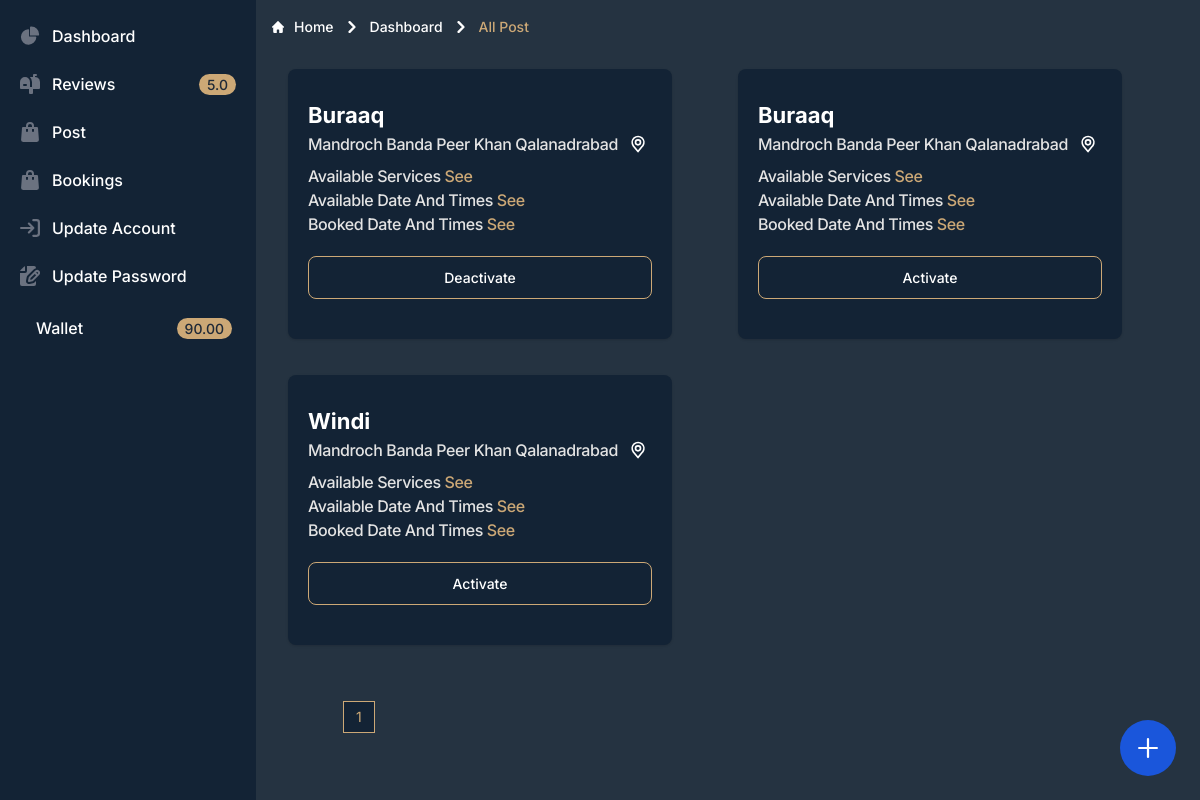
The app's page /dashboard/mypost/ (signed in) with its own data.
### authentication/models.py (models this page shows, shortened)
class UserProfile(AbstractBaseUser,PermissionsMixin):
    username = None
    email = models.EmailField(max_length=255, unique=True, db_index=True)
    email_is_verified = models.BooleanField(default=False)
    profile_image = models.ImageField(blank=True,upload_to='profile',null=True,default='Capture.PNG')
    address = models.CharField(max_length=120,null=True,blank=True, default='')
    company = models.CharField(max_length=120, null=True,blank=True,default='')
    rating = models.DecimalField(max_digits=2,default=0, null=True,blank=True,decimal_places=1)
    extra = models.JSONField(null=True)
    phone_number = PhoneNumberField(blank=True, unique=True)
    first_name=models.CharField(max_length=120, null=True,blank=True,default='')
    last_name=models.CharField(max_length=120, null=True,blank=True,default='')
    date_joined = models.DateTimeField(auto_now_add=True)
    updated_at = models.DateTimeField(auto_now=True)
    is_staff = models.BooleanField(_('staff status'), default=False,help_text=_('Designates whether the user can log into this admin ''site.'))
    is_active = models.BooleanField(_('active'), default=True,help_text=_('Designates whether this user should be treated as ''active. Unselect this instead of deleting accounts.'))
    is_admin=models.BooleanField(default=False)
    is_salonowner=models.BooleanField(default=False)
    token=models.CharField(default='token will  genrated in feature',max_length=500)
    auth_provider = models.CharField(
        max_length=255, blank=False,
        null=False, default=AUTH_PROVIDERS.get('email'))
    USERNAME_FIELD = 'email'
    REQUIRED_FIELDS = []
    objects = CustomUserManager()

### payment/models.py (models this page shows, shortened)
class Wallet(models.Model):
    amount = models.DecimalField(decimal_places=2, max_digits=10,default=0.0)
    user = models.OneToOneField(UserProfile,on_delete=models.CASCADE)
    created_at = models.DateTimeField(auto_now_add=True)
    updated_at = models.DateTimeField(auto_now=True)

### salon/models.py (models this page shows, shortened)
class BookingPost(models.Model):
    slug=models.SlugField(blank=True,null=True,unique=True,max_length=1000)
    services=models.ManyToManyField(Services,blank=True)
    user = models.ForeignKey(UserProfile,on_delete=models.CASCADE)
    title=models.CharField(max_length=120, null=True,blank=True,default='')
    message=models.CharField(max_length=5000, null=True,blank=True,default='')
    image = models.ImageField(blank=True,upload_to='media/post/',null=True)
    address = models.CharField(max_length=120,null=True,blank=True, default='')
    extra = models.JSONField(null=True,)
    phone_number = PhoneNumberField(blank=True,)
    is_active=models.BooleanField(default=False)
    date_create=models.DateField(auto_now=True)
    date_posted = models.DateTimeField(auto_now_add=True)
    objects=BookingPostManger()
    class Meta:
        ordering = ['-date_posted']

### salon/views.py (the view)
# urls.py: path("dashboard/mypost/", views.mybookings.as_view(), name="mybookings"),
class mybookings(ListView):
    model = BookingPost
    template_name = "mybookings.html"
    context_object_name = 'bookings'
    paginate_by=10
    def dispatch(self, request, *args, **kwargs):
        if not request.user.is_authenticated:
            return redirect_to_login(self.request.get_full_path(), reverse_lazy('login'))
        if not request.user.email_is_verified:
            messages.warning(request,'Verify Your Email First')
            return HttpResponseRedirect(reverse_lazy('verify-email'))
        return super().dispatch(request, *args, **kwargs)
    def get_queryset(self):
        return BookingPost.objects.filter(user=self.request.user).order_by('-date_posted').distinct()
    def get_template_names(self):
        if self.request.user.is_salonowner:  # a certain check
            return [self.template_name]
        else:
            return ['404.html']

### salon/models.py (called while the page is built)
    def __str__(self):
        return self.name

    def get_queryset(self,*args,**kwrgs):
        return BookingPostQuerySet(self.model,using=self._db)

### salon/templatetags/mytags.py (called while the page is built)
@register.filter()
def times(extra):
    dates=extra['dates']
    time=extra['times']
    current_time = datetime.now().replace(second=0, microsecond=0)
    ct=current_time.strftime('%d %b %Y')
    ct2=current_time.strftime('%I:%M %p')
    date={}
    for i in dates:
        if datetime.strptime(i.strip(), '%d %b %Y').replace(second=current_time.second, microsecond=current_time.microsecond,minute=current_time.minute,hour=current_time.hour)  >=current_time:
            date[i.strip()]=[]
    for i in date.keys():
        for key,value in extra[i].items():
            if  not value:
                if  datetime.strptime(i.strip()+" "+key.strip(), '%d %b %Y %I:%M %p').replace(second=0, microsecond=0)> current_time:
                    if date.get(i) is not None:
                        date[i.strip()].append(key.strip())
    return date.items()

@register.filter()
def booktimes(extra):
    dates=extra['dates']
    date={}
    for i in extra.keys():
        if i=="dates" or i=="times":
            pass
        else:
            for key,value in extra[i].items():
                if  value:
                    if date.get(i) is not None:
                        date[i.strip()].append(key.strip())
                    else:
                        date[i.strip()]=[key.strip()]
    return date.items()

### templates/mybookings.html (shortened to what this page needs)
{% extends "dashboard.html" %}
{% load static %}
 {% block content %}
<nav class="flex" aria-label="Breadcrumb">
  <ol class="inline-flex items-center  space-x-1 md:space-x-2 rtl:space-x-reverse">
    <li class="inline-flex items-center">
      <a href="{%url 'index'%}" class="inline-flex items-center text-sm font-medium text-white hover:text-primary dark:text-gray-400 dark:hover:text-white">
        Home
      </a>
    </li>
    <li>
      <div class="flex items-center">
        <svg class="rtl:rotate-180 w-3 h-3 text-white mx-1" aria-hidden="true" xmlns="http://www.w3.org/2000/svg" fill="none" viewBox="0 0 6 10">
          <path stroke="currentColor" stroke-linecap="round" stroke-linejoin="round" stroke-width="2" d="m1 9 4-4-4-4"/>
        </svg>
        <a href="{%url 'mybookings'%}" class="ms-1 text-sm font-medium text-white hover:text-primary md:ms-2 dark:text-gray-400 dark:hover:text-white">Dashboard</a>
      </div>
    </li>
    <li aria-current="page">
      <div class="flex items-center">
        <svg class="rtl:rotate-180 w-3 h-3 text-white mx-1" aria-hidden="true" xmlns="http://www.w3.org/2000/svg" fill="none" viewBox="0 0 6 10">
          <path stroke="currentColor" stroke-linecap="round" stroke-linejoin="round" stroke-width="2" d="m1 9 4-4-4-4"/>
        </svg>
        <span class="ms-1 text-sm font-medium text-primary md:ms-2 dark:text-gray-400">All Post</span>
      </div>
    </li>
  </ol>
</nav>
<div
  class="grid-cols-2 sm:grid md:grid-cols-4 gap-5  mq765:grid-cols-1 mq925:grid-cols-2 p-4 lg:grid-cols-2 "
>
{%include 'booking/myposts.html' with products=bookings %}
</div>
<div data-dial-init class="fixed end-6 bottom-6 group">
  <a
    type="button"
    href="{%url 'createpost' %}"
    data-dial-toggle="speed-dial-menu-bottom-right"
    aria-controls="speed-dial-menu-bottom-right"
    aria-expanded="false"
    class="flex cursor-pointer block items-center justify-center text-white bg-blue-700 rounded-full w-14 h-14 hover:bg-blue-800 dark:bg-blue-600 dark:hover:bg-blue-700 focus:ring-4 focus:ring-blue-300 focus:outline-none dark:focus:ring-blue-800"
  >
    <svg
      class="w-5 h-5 transition-transform group-hover:rotate-45"
      aria-hidden="true"
      xmlns="http://www.w3.org/2000/svg"
      fill="none"
      viewBox="0 0 18 18"
    >
      <path
        stroke="currentColor"
        stroke-linecap="round"
        stroke-linejoin="round"
        stroke-width="2"
        d="M9 1v16M1 9h16"
      />
    </svg>
  </a>
</div>
<div class="mx-auto  container mt-10">
<nav aria-label="Page navigation c example">
  <ul class="flex items-center  -space-x-px h-8 text-sm">
    {% for page_number in paginator.page_range %}
    <li>
      {% if page_number == page_obj.number %}
      <a href="#" aria-current="page" class="flex items-center justify-center px-3 h-8 leading-tight  z-10  border border-primary text-primary bg-bg2 hover:bg-bg hover:text-primary ">{{ page_number }}</a>
      {% endif %}
    </li>
  {% endfor %}
  </ul>
</nav>
{%endblock%}

### templates/dashboard.html (shortened to what this page needs)
{% load compress %} {% load static %}
<!DOCTYPE html>
<html lang="en" class="scroll-smooth">
  <head>
    {% compress css %}
    <link rel="stylesheet" href="{% static 'src/output.css' %}" />
    {% endcompress %}
  </head>
  <body class="bg-slategray2">
 <aside id="default-sidebar" class="fixed top-0 left-0 z-40 w-64 h-screen transition-transform -translate-x-full sm:translate-x-0" aria-label="Sidebar">
    <div class="h-full px-3 py-4 overflow-y-auto bg-bg2 text-white">
       <ul class="space-y-2 font-medium">
          <li>
             <a href="#" class="flex items-center p-2 text-white rounded-lg dark:text-white hover:bg-primary dark:hover:bg-gray-700 group">
                <span class="ms-3">Dashboard</span>
             </a>
          </li>
          <li>
             <a href="{% url 'allreviews' %}" class="flex items-center p-2 text-white rounded-lg dark:text-white hover:bg-primary dark:hover:bg-gray-700 group">
                <span class="flex-1 ms-3 whitespace-nowrap">Reviews</span>
                <span class="inline-flex items-center justify-center px-2 ms-3 text-sm font-medium text-gray-800 bg-primary rounded-full dark:bg-gray-700 dark:text-gray-300">{{request.user.rating}}</span>
               </a>
          </li>
          {%if request.user.is_salonowner%}
          <li>
             <a href="{% url 'mybookings'%}" class="flex items-center p-2 text-white rounded-lg dark:text-white hover:bg-primary dark:hover:bg-gray-700 group">
                <span class="flex-1 ms-3 whitespace-nowrap">Post</span>
             </a>
          </li>
          {%endif%}
          <li>
             <a href="{% url 'mybooking'%}" class="flex items-center p-2 text-white rounded-lg dark:text-white hover:bg-primary dark:hover:bg-gray-700 group">
                <span class="flex-1 ms-3 whitespace-nowrap">Bookings</span>
             </a>
          </li>
          <li>
             <a href="{%url 'update' %}" class="flex items-center p-2 text-white rounded-lg dark:text-white hover:bg-primary dark:hover:bg-gray-700 group">
                <span class="flex-1 ms-3 whitespace-nowrap">Update Account</span>
             </a>
          </li>
          <li>
             <a href="{%url 'changepassword'%}" class="flex items-center p-2 text-white rounded-lg dark:text-white hover:bg-primary dark:hover:bg-gray-700 group">
                <span class="flex-1 ms-3 whitespace-nowrap">Update Password</span>
             </a>
          </li>
          <li>
            <a href="" class="flex items-center p-3 text-white rounded-lg dark:text-white hover:bg-primary dark:hover:bg-gray-700 group">
               <span class="flex-1 ms-3 whitespace-nowrap">Wallet</span>
               <span class="inline-flex items-center justify-center px-2 ms-3 text-sm font-medium text-gray-800 bg-primary rounded-full dark:bg-gray-700 dark:text-gray-300">{{request.user.wallet.amount}}</span>
              </a>
         </li>
       </ul>
    </div>
 </aside>
 <div class="p-4 h-full h-screen  sm:ml-64 bg-slategray2">
{%block content%}
{%endblock content%}
 </div>
  </body>
</html>

### templates/booking/myposts.html (shortened to what this page needs)
{% load mytags %}
    {% for product in products %}
    <div class="flex flex-col self-start mq380:w-full mq450:w-full max-w-sm  bg-bg2 mt-4 mq765:w-full   rounded-lg shadow ">
        <div class="px-5 pb-5">
            <span class="text-3xl font-bold text-white mb-1">{{product.title}}</span>
          <div class="flex items-center justify-between mb-2">
            <a href="#">
              <h5 class="text-md font-medium tracking-tight text-gainsboro ">{{product.address}}</h5>
          </a>   </div>
          <h5   class="text-md font-medium tracking-tight text-gainsboro ">Available Services <span data-popover-target="popover-default{{product.slug}}" data-popover-placement="bottom"  class="text-primary">See </span></h5>
          <h5   class="text-md font-medium tracking-tight text-gainsboro ">Available Date And Times <span data-popover-target="popover-default2{{product.slug}}" data-popover-placement="bottom"  class="text-primary">See </span></h5>
          <h5   class="text-md font-medium tracking-tight text-gainsboro ">Booked Date And Times <span data-popover-target="popover-default3{{product.slug}}" data-popover-placement="bottom"  class="text-primary">See </span></h5>
          {%if product.is_active%}
          <button type="button" onclick="deactivate('{{product.slug}}','0');" class="w-full mb-5  mt-5 block transition duration-150 ease-in-out hover:-translate-y-1 hover:bg-burlywood-100 hover:scale-100  mt-5 text-white border border-burlywood-100 hover:drop-shadow-[0_5px_5px_#CCA87662]  font-medium rounded-lg text-sm px-5 py-2.5 text-center ">
               Deactivate
          </button>
          {%else%}
          <button type="button" onclick="deactivate('{{product.slug}}','1');" class="w-full mb-5  mt-5 block transition duration-150 ease-in-out hover:-translate-y-1 hover:bg-burlywood-100 hover:scale-100  mt-5 text-white border border-burlywood-100 hover:drop-shadow-[0_5px_5px_#CCA87662]  font-medium rounded-lg text-sm px-5 py-2.5 text-center ">
            Activate
       </button>
          {%endif%}
        </div>
      </div>
    {% endfor %}

### records on screen
UserProfile: user.rating "5.0", user.wallet.amount "90.00"
BookingPost: title "Buraaq", address "Mandroch Banda Peer Khan Qalanadrabad"
BookingPost: title "Buraaq", address "Mandroch Banda Peer Khan Qalanadrabad"
BookingPost: title "Windi", address "Mandroch Banda Peer Khan Qalanadrabad"

### other values on screen
{{ page_number }} "1"
